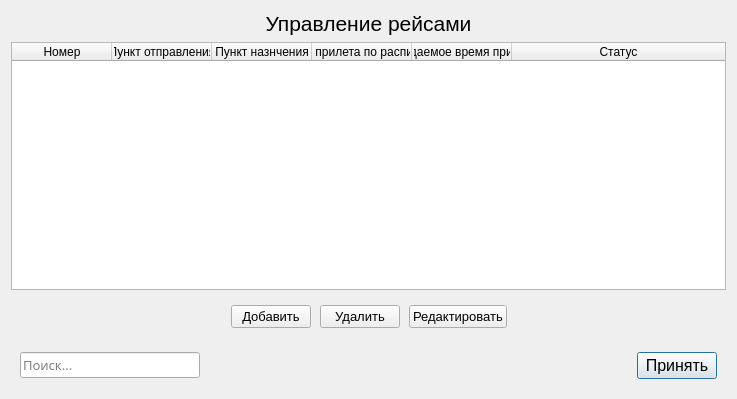
<?xml version="1.0" encoding="UTF-8"?>
<ui version="4.0">
 <class>ManageFlight</class>
 <widget class="QDialog" name="ManageFlight">
  <property name="geometry">
   <rect>
    <x>0</x>
    <y>0</y>
    <width>737</width>
    <height>399</height>
   </rect>
  </property>
  <property name="windowTitle">
   <string>Dialog</string>
  </property>
  <layout class="QGridLayout" name="gridLayout">
   <item row="4" column="0">
    <layout class="QHBoxLayout" name="horizontalLayout">
     <property name="leftMargin">
      <number>9</number>
     </property>
     <property name="topMargin">
      <number>9</number>
     </property>
     <property name="rightMargin">
      <number>9</number>
     </property>
     <property name="bottomMargin">
      <number>9</number>
     </property>
     <item>
      <widget class="QLineEdit" name="lineFind">
       <property name="maximumSize">
        <size>
         <width>180</width>
         <height>16777215</height>
        </size>
       </property>
       <property name="font">
        <font>
         <family>Mongolian Baiti</family>
         <pointsize>10</pointsize>
        </font>
       </property>
       <property name="placeholderText">
        <string>Поиск...</string>
       </property>
      </widget>
     </item>
     <item>
      <spacer name="horizontalSpacer_4">
       <property name="orientation">
        <enum>Qt::Horizontal</enum>
       </property>
       <property name="sizeHint" stdset="0">
        <size>
         <width>40</width>
         <height>20</height>
        </size>
       </property>
      </spacer>
     </item>
     <item>
      <spacer name="horizontalSpacer">
       <property name="orientation">
        <enum>Qt::Horizontal</enum>
       </property>
       <property name="sizeHint" stdset="0">
        <size>
         <width>40</width>
         <height>20</height>
        </size>
       </property>
      </spacer>
     </item>
     <item>
      <widget class="QPushButton" name="accept">
       <property name="font">
        <font>
         <pointsize>12</pointsize>
        </font>
       </property>
       <property name="cursor">
        <cursorShape>PointingHandCursor</cursorShape>
       </property>
       <property name="text">
        <string>Принять</string>
       </property>
      </widget>
     </item>
    </layout>
   </item>
   <item row="0" column="0">
    <widget class="QLabel" name="MainLabel">
     <property name="font">
      <font>
       <pointsize>16</pointsize>
      </font>
     </property>
     <property name="text">
      <string>Управление рейсами</string>
     </property>
     <property name="alignment">
      <set>Qt::AlignCenter</set>
     </property>
    </widget>
   </item>
   <item row="3" column="0">
    <layout class="QGridLayout" name="gridLayout_2">
     <property name="leftMargin">
      <number>9</number>
     </property>
     <property name="topMargin">
      <number>9</number>
     </property>
     <property name="rightMargin">
      <number>9</number>
     </property>
     <property name="bottomMargin">
      <number>9</number>
     </property>
     <property name="horizontalSpacing">
      <number>9</number>
     </property>
     <item row="0" column="2">
      <widget class="QPushButton" name="del">
       <property name="font">
        <font>
         <pointsize>10</pointsize>
        </font>
       </property>
       <property name="cursor">
        <cursorShape>PointingHandCursor</cursorShape>
       </property>
       <property name="text">
        <string>Удалить</string>
       </property>
      </widget>
     </item>
     <item row="0" column="3">
      <widget class="QPushButton" name="edit">
       <property name="font">
        <font>
         <pointsize>10</pointsize>
        </font>
       </property>
       <property name="cursor">
        <cursorShape>PointingHandCursor</cursorShape>
       </property>
       <property name="text">
        <string>Редактировать</string>
       </property>
      </widget>
     </item>
     <item row="0" column="4">
      <spacer name="horizontalSpacer_3">
       <property name="orientation">
        <enum>Qt::Horizontal</enum>
       </property>
       <property name="sizeHint" stdset="0">
        <size>
         <width>40</width>
         <height>20</height>
        </size>
       </property>
      </spacer>
     </item>
     <item row="0" column="1">
      <widget class="QPushButton" name="add">
       <property name="font">
        <font>
         <pointsize>10</pointsize>
        </font>
       </property>
       <property name="cursor">
        <cursorShape>PointingHandCursor</cursorShape>
       </property>
       <property name="text">
        <string>Добавить</string>
       </property>
      </widget>
     </item>
     <item row="0" column="0">
      <spacer name="horizontalSpacer_2">
       <property name="orientation">
        <enum>Qt::Horizontal</enum>
       </property>
       <property name="sizeHint" stdset="0">
        <size>
         <width>40</width>
         <height>20</height>
        </size>
       </property>
      </spacer>
     </item>
    </layout>
   </item>
   <item row="2" column="0">
    <widget class="QTableWidget" name="TableFlight">
     <property name="editTriggers">
      <set>QAbstractItemView::NoEditTriggers</set>
     </property>
     <property name="selectionMode">
      <enum>QAbstractItemView::SingleSelection</enum>
     </property>
     <property name="selectionBehavior">
      <enum>QAbstractItemView::SelectRows</enum>
     </property>
     <attribute name="horizontalHeaderStretchLastSection">
      <bool>true</bool>
     </attribute>
     <column>
      <property name="text">
       <string>Номер</string>
      </property>
      <property name="textAlignment">
       <set>AlignCenter</set>
      </property>
     </column>
     <column>
      <property name="text">
       <string>Пункт отправления</string>
      </property>
      <property name="textAlignment">
       <set>AlignCenter</set>
      </property>
     </column>
     <column>
      <property name="text">
       <string>Пункт назнчения</string>
      </property>
      <property name="textAlignment">
       <set>AlignCenter</set>
      </property>
     </column>
     <column>
      <property name="text">
       <string>Время прилета по расписанию</string>
      </property>
      <property name="textAlignment">
       <set>AlignCenter</set>
      </property>
     </column>
     <column>
      <property name="text">
       <string>Ожидаемое время прилета</string>
      </property>
      <property name="textAlignment">
       <set>AlignCenter</set>
      </property>
     </column>
     <column>
      <property name="text">
       <string>Статус</string>
      </property>
      <property name="textAlignment">
       <set>AlignCenter</set>
      </property>
     </column>
    </widget>
   </item>
  </layout>
 </widget>
 <resources/>
 <connections>
  <connection>
   <sender>accept</sender>
   <signal>clicked()</signal>
   <receiver>ManageFlight</receiver>
   <slot>close()</slot>
   <hints>
    <hint type="sourcelabel">
     <x>507</x>
     <y>341</y>
    </hint>
    <hint type="destinationlabel">
     <x>281</x>
     <y>185</y>
    </hint>
   </hints>
  </connection>
 </connections>
</ui>
